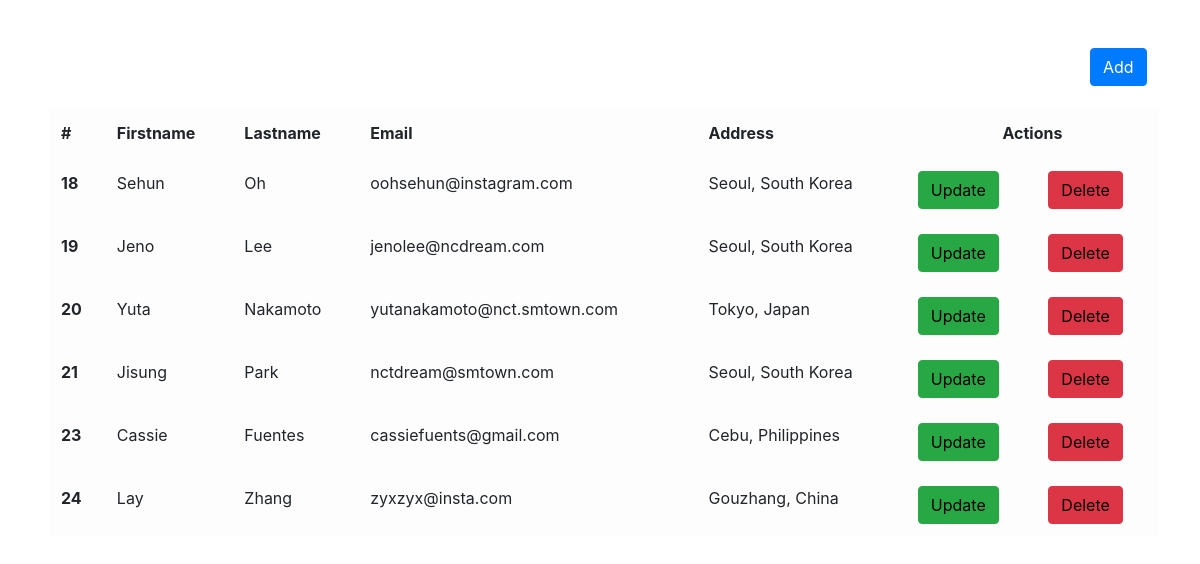
The app's page /data.php with its own data.
### tables this page shows
CREATE TABLE `data` (
  `id` int(11) NOT NULL,
  `firstname` varchar(25) NOT NULL,
  `lastname` varchar(25) NOT NULL,
  `email` varchar(200) NOT NULL,
  `address` varchar(225) NOT NULL,
  `password` varchar(25) NOT NULL
);

### test.php (called while the page is built, shortened)
<?php
$db = mysqli_connect('localhost', 'root', '', 'registration_data');
$result = mysqli_query($db, "SELECT * FROM data");

### data.php (the view, shortened to what this page needs)
<?php
include('test.php');
?>
<!DOCTYPE html>
<html lang="en">
<head>
    <link rel="stylesheet" href="https://stackpath.bootstrapcdn.com/bootstrap/4.3.1/css/bootstrap.min.css">
</head>
<body>
    <div class="container">
        <div class="row mt-5">
            <div class="col-11 text-center text-white">
                <p class="h1">Data Table</p>
            </div>
            <div class="col float-md-right">
                <button class="btn btn-primary"><a style="text-decoration: none;color: white;" href="index.php">Add</a></button>
            </div>
        </div>
        <table class="table table-hover table-light p-2 m-1 mx-100">
            <thead>
                <th scope="col">#</th>
                <th scope="col">Firstname</th>
                <th scope="col">Lastname</th>
                <th scope="col">Email</th>
                <th scope="col">Address</th>
                <th colspan="2" class="text-center">Actions</th>
            </thead>
            <tbody>
                <?php while ($row = mysqli_fetch_array($result)) { ?>
                    <tr>
                        <td class="font-weight-bold"><?php echo $row['id']; ?></td>
                        <td><?php echo $row['firstname']; ?></td>
                        <td><?php echo $row['lastname']; ?></td>
                        <td><?php echo $row['email']; ?></td>
                        <td><?php echo $row['address']; ?></td>
                        <td>
                            <button type="submit" class="btn btn-success text-dark"><a style="text-decoration: none;color: black;" href="update.php?edit=<?php echo $row['id']; ?>">Update</a></button>
                        </td>
                        <td>
                            <button type="submit" class="btn btn-danger text-dark"><a style="text-decoration: none;color: black;" href="test.php?del=<?php echo $row['id'] ?>">Delete</a></button>
                        </td>
                    </tr>
                <?php } ?>
            </tbody>
        </table>
    </div>
</body>
</html>

### data.php (style rules this page uses)
body { background-image: url('background.jpg'); background-repeat: no-repeat; }

### records on screen
data: id "18", firstname "Sehun", lastname "Oh", email "oohsehun@instagram.com", address "Seoul, South Korea"
data: id "19", firstname "Jeno", lastname "Lee", email "jenolee@ncdream.com", address "Seoul, South Korea"
data: id "20", firstname "Yuta", lastname "Nakamoto", email "yutanakamoto@nct.smtown.com", address "Tokyo, Japan"
data: id "21", firstname "Jisung", lastname "Park", email "nctdream@smtown.com", address "Seoul, South Korea"
data: id "23", firstname "Cassie", lastname "Fuentes", email "cassiefuents@gmail.com", address "Cebu, Philippines"
data: id "24", firstname "Lay", lastname "Zhang", email "zyxzyx@insta.com", address "Gouzhang, China"
